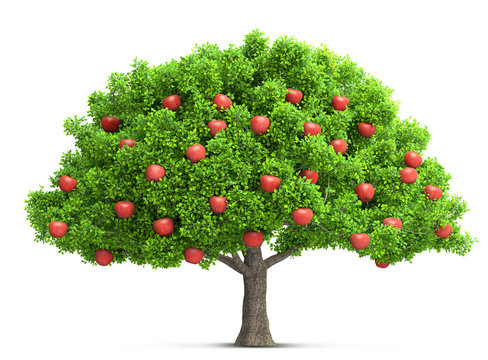
#> input picture week_1/Basic/sample.jpg, 488 x 360 px
$ python week_01.py
#> lines starting #> are read from the running program, lines starting #| are printed output that depends on the picture; after the words box and inside, x2 and y2 are one past the last pixel; in counts of white or black regions, pixels touching at a corner belong together
import cv2
import numpy as np
import matplotlib.pyplot as plt

# 이미지 불러오기, HSV로 변환
image = cv2.imread("./sample.jpg") # 분석할 이미지 파일
#> image is the input picture: shape (360, 488, 3); mean B, G, R 160, 199.8, 186.1
hsv = cv2.cvtColor(image, cv2.COLOR_BGR2HSV)
#> hsv: shape (360, 488, 3); mean H, S, V 21.7, 82.6, 204.7

# 빨간색 범위 지정
lower_red1 = np.array([0, 120, 70])
upper_red1 = np.array([10, 255, 255])
lower_red2 = np.array([170, 120, 70])
upper_red2 = np.array([180, 255, 255])

# 마스크 생성
mask1 = cv2.inRange(hsv, lower_red1, upper_red1)
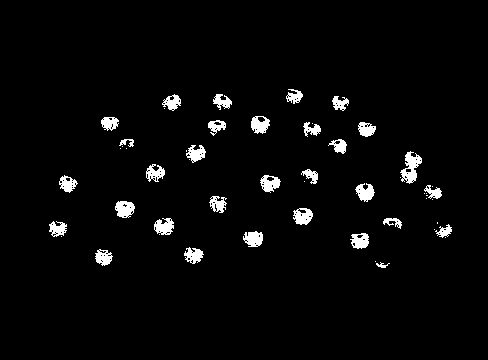
#> mask1: shape (360, 488); 3.2% white; 52 white regions (21 under 20 px), largest, box (x1, y1, x2, y2) and area: (400, 151, 422, 184) 364, (115, 201, 135, 218) 251, (154, 218, 174, 235) 237
mask2 = cv2.inRange(hsv, lower_red2, upper_red2)
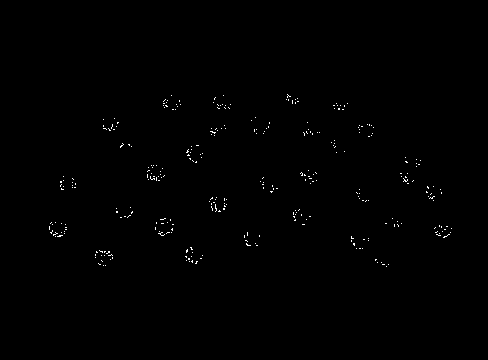
#> mask2: shape (360, 488); 0.39% white in thin lines or dots, all inside (x1, y1, x2, y2) = (49, 94, 452, 267)
mask = mask1 + mask2 # 두 개의 마스크를 합침
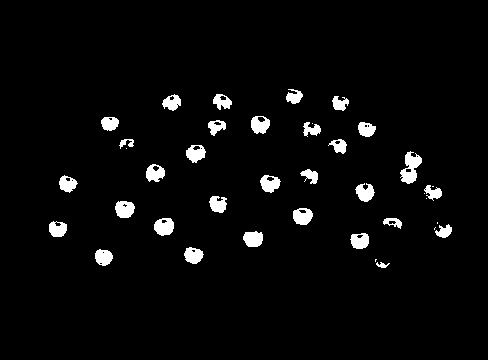
#> mask: shape (360, 488); 3.6% white; 39 white regions (8 under 20 px), largest, box (x1, y1, x2, y2) and area: (400, 151, 422, 184) 396, (154, 218, 174, 236) 277, (115, 201, 135, 218) 269

# 원본 이미지에서 빨간색 부분만 추출
result = cv2.bitwise_and(image, image, mask=mask)
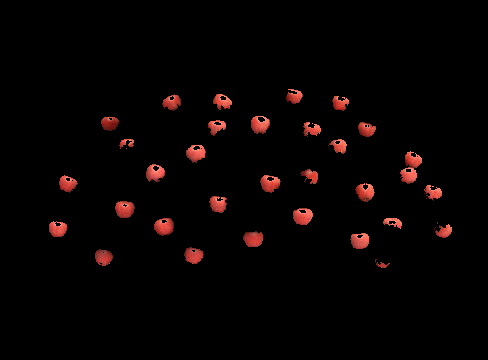
#> result: shape (360, 488, 3); mean B, G, R 2.3, 2.7, 7

# 결과 이미지 출력
cv2.imshow('Original', image)
cv2.imshow('Red Filtered', result)
cv2.waitKey(0)
cv2.destroyAllWindows()
